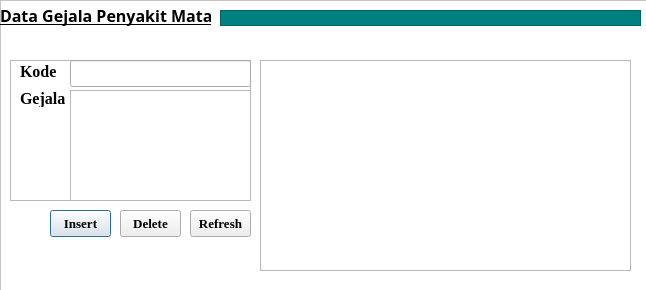
<?xml version="1.0" encoding="UTF-8"?>
<ui version="4.0">
 <class>Dialog</class>
 <widget class="QDialog" name="Dialog">
  <property name="geometry">
   <rect>
    <x>0</x>
    <y>0</y>
    <width>646</width>
    <height>290</height>
   </rect>
  </property>
  <property name="windowTitle">
   <string>Dialog</string>
  </property>
  <widget class="QLabel" name="label">
   <property name="geometry">
    <rect>
     <x>0</x>
     <y>0</y>
     <width>211</width>
     <height>31</height>
    </rect>
   </property>
   <property name="font">
    <font>
     <family>Noto Sans</family>
     <pointsize>12</pointsize>
     <weight>75</weight>
     <bold>true</bold>
     <underline>true</underline>
    </font>
   </property>
   <property name="frameShape">
    <enum>QFrame::Panel</enum>
   </property>
   <property name="frameShadow">
    <enum>QFrame::Raised</enum>
   </property>
   <property name="lineWidth">
    <number>0</number>
   </property>
   <property name="text">
    <string>Data Gejala Penyakit Mata</string>
   </property>
  </widget>
  <widget class="QFrame" name="frame">
   <property name="geometry">
    <rect>
     <x>10</x>
     <y>60</y>
     <width>241</width>
     <height>141</height>
    </rect>
   </property>
   <property name="frameShape">
    <enum>QFrame::StyledPanel</enum>
   </property>
   <property name="frameShadow">
    <enum>QFrame::Raised</enum>
   </property>
   <widget class="QLabel" name="label_2">
    <property name="geometry">
     <rect>
      <x>10</x>
      <y>-4</y>
      <width>56</width>
      <height>31</height>
     </rect>
    </property>
    <property name="font">
     <font>
      <family>Times New Roman</family>
      <pointsize>12</pointsize>
      <weight>75</weight>
      <bold>true</bold>
     </font>
    </property>
    <property name="text">
     <string>Kode</string>
    </property>
   </widget>
   <widget class="QLabel" name="label_3">
    <property name="geometry">
     <rect>
      <x>10</x>
      <y>30</y>
      <width>56</width>
      <height>17</height>
     </rect>
    </property>
    <property name="font">
     <font>
      <family>Times New Roman</family>
      <pointsize>12</pointsize>
      <weight>75</weight>
      <bold>true</bold>
     </font>
    </property>
    <property name="text">
     <string>Gejala</string>
    </property>
   </widget>
   <widget class="QLineEdit" name="tfKode">
    <property name="geometry">
     <rect>
      <x>60</x>
      <y>0</y>
      <width>181</width>
      <height>27</height>
     </rect>
    </property>
   </widget>
   <widget class="QTextEdit" name="tfGejala">
    <property name="geometry">
     <rect>
      <x>60</x>
      <y>30</y>
      <width>181</width>
      <height>111</height>
     </rect>
    </property>
   </widget>
  </widget>
  <widget class="QPushButton" name="btnInsert">
   <property name="geometry">
    <rect>
     <x>50</x>
     <y>210</y>
     <width>61</width>
     <height>27</height>
    </rect>
   </property>
   <property name="font">
    <font>
     <family>Times New Roman</family>
     <pointsize>10</pointsize>
     <weight>75</weight>
     <bold>true</bold>
    </font>
   </property>
   <property name="text">
    <string>Insert</string>
   </property>
  </widget>
  <widget class="QPushButton" name="btnDelete">
   <property name="geometry">
    <rect>
     <x>120</x>
     <y>210</y>
     <width>61</width>
     <height>27</height>
    </rect>
   </property>
   <property name="font">
    <font>
     <family>Times New Roman</family>
     <pointsize>10</pointsize>
     <weight>75</weight>
     <bold>true</bold>
    </font>
   </property>
   <property name="text">
    <string>Delete</string>
   </property>
  </widget>
  <widget class="QPushButton" name="btnRefresh">
   <property name="geometry">
    <rect>
     <x>190</x>
     <y>210</y>
     <width>61</width>
     <height>27</height>
    </rect>
   </property>
   <property name="font">
    <font>
     <family>Times New Roman</family>
     <pointsize>10</pointsize>
     <weight>75</weight>
     <bold>true</bold>
    </font>
   </property>
   <property name="text">
    <string>Refresh</string>
   </property>
  </widget>
  <widget class="QFrame" name="frame_2">
   <property name="geometry">
    <rect>
     <x>260</x>
     <y>60</y>
     <width>371</width>
     <height>211</height>
    </rect>
   </property>
   <property name="frameShape">
    <enum>QFrame::StyledPanel</enum>
   </property>
   <property name="frameShadow">
    <enum>QFrame::Raised</enum>
   </property>
   <widget class="QTableWidget" name="tableWidget">
    <property name="geometry">
     <rect>
      <x>0</x>
      <y>0</y>
      <width>371</width>
      <height>211</height>
     </rect>
    </property>
   </widget>
  </widget>
  <widget class="QFrame" name="frame_3">
   <property name="geometry">
    <rect>
     <x>0</x>
     <y>0</y>
     <width>651</width>
     <height>291</height>
    </rect>
   </property>
   <property name="styleSheet">
    <string notr="true">background-color: rgb(255, 255, 255);</string>
   </property>
   <property name="frameShape">
    <enum>QFrame::StyledPanel</enum>
   </property>
   <property name="frameShadow">
    <enum>QFrame::Raised</enum>
   </property>
   <widget class="QFrame" name="frame_4">
    <property name="geometry">
     <rect>
      <x>220</x>
      <y>10</y>
      <width>421</width>
      <height>16</height>
     </rect>
    </property>
    <property name="styleSheet">
     <string notr="true">background-color: rgb(0, 128, 128);</string>
    </property>
    <property name="frameShape">
     <enum>QFrame::StyledPanel</enum>
    </property>
    <property name="frameShadow">
     <enum>QFrame::Raised</enum>
    </property>
   </widget>
  </widget>
  <zorder>frame_3</zorder>
  <zorder>label</zorder>
  <zorder>frame</zorder>
  <zorder>btnInsert</zorder>
  <zorder>btnDelete</zorder>
  <zorder>btnRefresh</zorder>
  <zorder>frame_2</zorder>
 </widget>
 <resources/>
 <connections/>
</ui>
